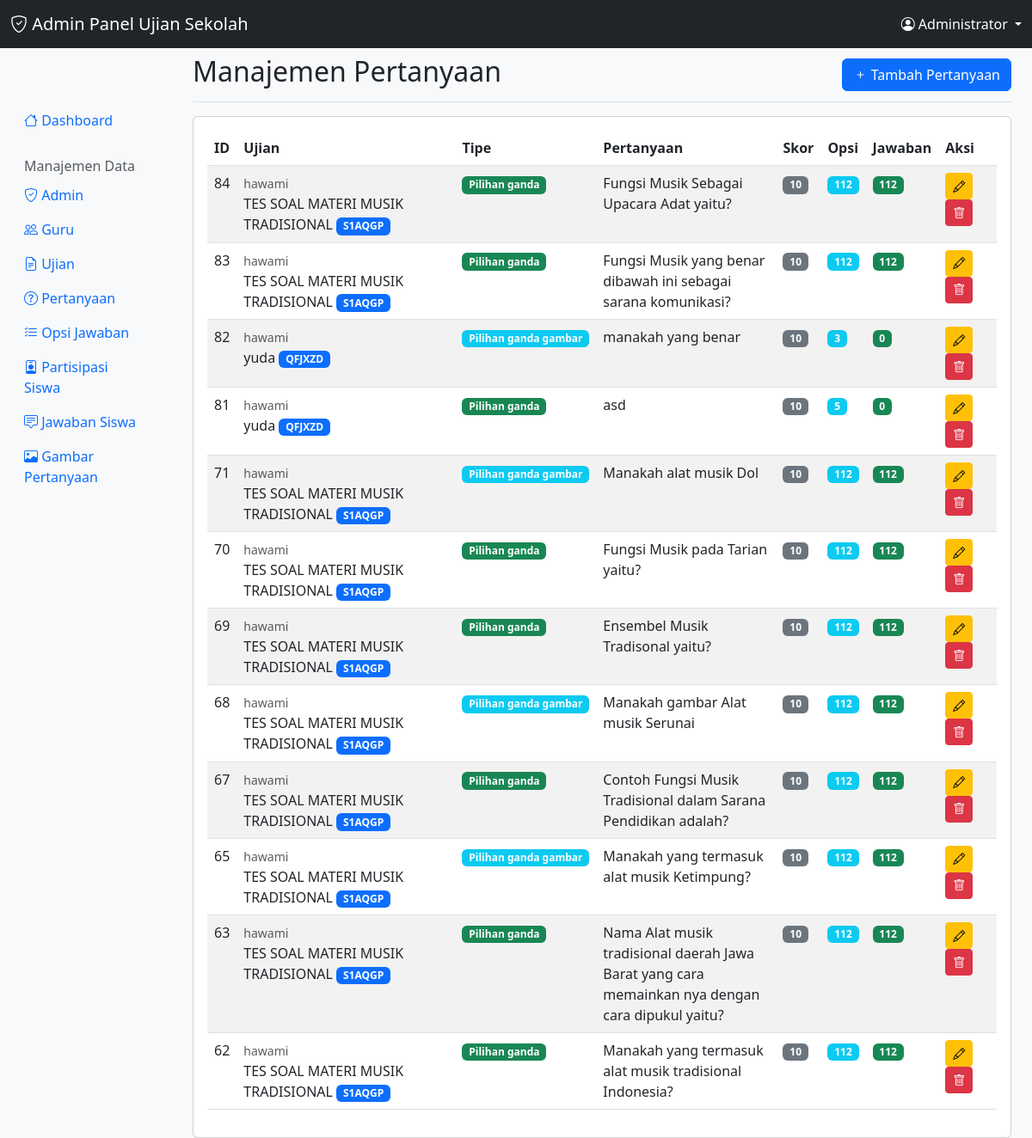
The page /admin/pertanyaan.php (signed in) on the database its author committed.
### tables this page shows
CREATE TABLE `pertanyaan` (
  `id` int(11) NOT NULL,
  `id_ujian` int(11) NOT NULL,
  `tipe_soal` enum('pilihan_ganda','essay','pilihan_ganda_gambar') NOT NULL DEFAULT 'pilihan_ganda',
  `teks_pertanyaan` text NOT NULL,
  `skor` int(11) NOT NULL DEFAULT 10
);

CREATE TABLE `guru` (
  `id` int(11) NOT NULL,
  `username` varchar(100) NOT NULL,
  `password` varchar(255) NOT NULL,
  `created_at` timestamp NOT NULL DEFAULT current_timestamp()
);

CREATE TABLE `ujian` (
  `id` int(11) NOT NULL,
  `id_guru` int(11) NOT NULL,
  `judul` varchar(255) NOT NULL,
  `kode_ujian` varchar(10) NOT NULL,
  `waktu_mulai` datetime DEFAULT NULL,
  `durasi` int(11) NOT NULL COMMENT 'Durasi dalam menit',
  `gambar_pendukung` varchar(255) DEFAULT NULL,
  `status` enum('menunggu','berlangsung','selesai') DEFAULT 'menunggu',
  `created_at` timestamp NOT NULL DEFAULT current_timestamp()
);

### admin/pertanyaan.php (the view, shortened to what this page needs)
<?php
require_once 'config/auth.php';
$pertanyaans = $conn->query("
    SELECT p.*, u.judul as ujian_judul, u.kode_ujian, g.username as guru_username,
           COUNT(oj.id) as total_opsi,
           COUNT(js.id) as total_jawaban
    FROM pertanyaan p
    JOIN ujian u ON p.id_ujian = u.id
    JOIN guru g ON u.id_guru = g.id
    LEFT JOIN opsi_jawaban oj ON p.id = oj.id_pertanyaan
    LEFT JOIN jawaban_siswa js ON p.id = js.id_pertanyaan
    GROUP BY p.id
    ORDER BY p.id DESC
")->fetch_all(MYSQLI_ASSOC);
?>
<!DOCTYPE html>
<html lang="id">
<head>
    <link href="https://cdn.jsdelivr.net/npm/bootstrap@5.3.0/dist/css/bootstrap.min.css" rel="stylesheet">
    <link href="https://cdn.jsdelivr.net/npm/bootstrap-icons@1.10.0/font/bootstrap-icons.css" rel="stylesheet">
</head>
<body class="bg-light">
    <?php include 'includes/navbar.php'; ?>
    <div class="container-fluid mt-5">
        <div class="row">
            <?php include 'includes/sidebar.php'; ?>
            <main class="col-md-9 ms-sm-auto col-lg-10 px-md-4">
                <div class="d-flex justify-content-between flex-wrap flex-md-nowrap align-items-center pt-3 pb-2 mb-3 border-bottom">
                    <h1 class="h2">Manajemen Pertanyaan</h1>
                    <button class="btn btn-primary" data-bs-toggle="modal" data-bs-target="#addModal">
                        <i class="bi bi-plus"></i> Tambah Pertanyaan
                    </button>
                </div>
                <div class="card">
                    <div class="card-body">
                        <div class="table-responsive">
                            <table class="table table-striped">
                                <thead>
                                    <tr>
                                        <th>ID</th>
                                        <th>Ujian</th>
                                        <th>Tipe</th>
                                        <th>Pertanyaan</th>
                                        <th>Skor</th>
                                        <th>Opsi</th>
                                        <th>Jawaban</th>
                                        <th>Aksi</th>
                                    </tr>
                                </thead>
                                <tbody>
                                    <?php foreach ($pertanyaans as $pertanyaan): ?>
                                    <tr>
                                        <td><?= $pertanyaan['id'] ?></td>
                                        <td>
                                            <small class="text-muted"><?= htmlspecialchars($pertanyaan['guru_username']) ?></small><br>
                                            <?= htmlspecialchars($pertanyaan['ujian_judul']) ?>
                                            <span class="badge bg-primary"><?= $pertanyaan['kode_ujian'] ?></span>
                                        </td>
                                        <td>
                                            <?php
                                            $badge_class = match($pertanyaan['tipe_soal']) {
                                                'pilihan_ganda' => 'bg-success',
                                                'essay' => 'bg-warning',
                                                'pilihan_ganda_gambar' => 'bg-info'
                                            };
                                            ?>
                                            <span class="badge <?= $badge_class ?>">
                                                <?= str_replace('_', ' ', ucfirst($pertanyaan['tipe_soal'])) ?>
                                            </span>
                                        </td>
                                        <td style="max-width: 300px;">
                                            <?= htmlspecialchars(substr($pertanyaan['teks_pertanyaan'], 0, 100)) ?>
                                        </td>
                                        <td><span class="badge bg-secondary"><?= $pertanyaan['skor'] ?></span></td>
                                        <td><span class="badge bg-info"><?= $pertanyaan['total_opsi'] ?></span></td>
                                        <td><span class="badge bg-success"><?= $pertanyaan['total_jawaban'] ?></span></td>
                                        <td>
                                            <button class="btn btn-sm btn-warning" onclick="editPertanyaan(<?= htmlspecialchars(json_encode($pertanyaan)) ?>)">
                                                <i class="bi bi-pencil"></i>
                                            </button>
                                            <button class="btn btn-sm btn-danger" onclick="deletePertanyaan(<?= $pertanyaan['id'] ?>)">
                                                <i class="bi bi-trash"></i>
                                            </button>
                                        </td>
                                    </tr>
                                    <?php endforeach; ?>
                                </tbody>
                            </table>
                        </div>
                    </div>
                </div>
            </main>
        </div>
    </div>
</body>
</html>

### rows shown on the page
pertanyaan: id "84", guru.username "hawami", id_ujian.judul "TES SOAL MATERI MUSIK TRADISIONAL", id_ujian.kode_ujian "S1AQGP", tipe_soal "Pilihan ganda", teks_pertanyaan "Fungsi Musik Sebagai Upacara Adat yaitu?", skor "10", total_opsi "112", total_jawaban "112"
pertanyaan: id "83", guru.username "hawami", id_ujian.judul "TES SOAL MATERI MUSIK TRADISIONAL", id_ujian.kode_ujian "S1AQGP", tipe_soal "Pilihan ganda", teks_pertanyaan "Fungsi Musik yang benar dibawah ini sebagai sarana komunikasi?", skor "10", total_opsi "112", total_jawaban "112"
pertanyaan: id "82", guru.username "hawami", id_ujian.judul "yuda", id_ujian.kode_ujian "QFJXZD", tipe_soal "Pilihan ganda gambar", teks_pertanyaan "manakah yang benar", skor "10", total_opsi "3", total_jawaban "0"
pertanyaan: id "81", guru.username "hawami", id_ujian.judul "yuda", id_ujian.kode_ujian "QFJXZD", tipe_soal "Pilihan ganda", teks_pertanyaan "asd", skor "10", total_opsi "5", total_jawaban "0"
pertanyaan: id "71", guru.username "hawami", id_ujian.judul "TES SOAL MATERI MUSIK TRADISIONAL", id_ujian.kode_ujian "S1AQGP", tipe_soal "Pilihan ganda gambar", teks_pertanyaan "Manakah alat musik Dol", skor "10", total_opsi "112", total_jawaban "112"
pertanyaan: id "70", guru.username "hawami", id_ujian.judul "TES SOAL MATERI MUSIK TRADISIONAL", id_ujian.kode_ujian "S1AQGP", tipe_soal "Pilihan ganda", teks_pertanyaan "Fungsi Musik pada Tarian yaitu?", skor "10", total_opsi "112", total_jawaban "112"
pertanyaan: id "69", guru.username "hawami", id_ujian.judul "TES SOAL MATERI MUSIK TRADISIONAL", id_ujian.kode_ujian "S1AQGP", tipe_soal "Pilihan ganda", teks_pertanyaan "Ensembel Musik Tradisonal yaitu?", skor "10", total_opsi "112", total_jawaban "112"
pertanyaan: id "68", guru.username "hawami", id_ujian.judul "TES SOAL MATERI MUSIK TRADISIONAL", id_ujian.kode_ujian "S1AQGP", tipe_soal "Pilihan ganda gambar", teks_pertanyaan "Manakah gambar Alat musik Serunai", skor "10", total_opsi "112", total_jawaban "112"
pertanyaan: id "67", guru.username "hawami", id_ujian.judul "TES SOAL MATERI MUSIK TRADISIONAL", id_ujian.kode_ujian "S1AQGP", tipe_soal "Pilihan ganda", teks_pertanyaan "Contoh Fungsi Musik Tradisional dalam Sarana Pendidikan adalah?", skor "10", total_opsi "112", total_jawaban "112"
pertanyaan: id "65", guru.username "hawami", id_ujian.judul "TES SOAL MATERI MUSIK TRADISIONAL", id_ujian.kode_ujian "S1AQGP", tipe_soal "Pilihan ganda gambar", teks_pertanyaan "Manakah yang termasuk alat musik Ketimpung?", skor "10", total_opsi "112", total_jawaban "112"
pertanyaan: id "63", guru.username "hawami", id_ujian.judul "TES SOAL MATERI MUSIK TRADISIONAL", id_ujian.kode_ujian "S1AQGP", tipe_soal "Pilihan ganda", teks_pertanyaan "Nama Alat musik tradisional daerah Jawa Barat yang cara memainkan nya dengan cara dipukul yaitu?", skor "10", total_opsi "112", total_jawaban "112"
pertanyaan: id "62", guru.username "hawami", id_ujian.judul "TES SOAL MATERI MUSIK TRADISIONAL", id_ujian.kode_ujian "S1AQGP", tipe_soal "Pilihan ganda", teks_pertanyaan "Manakah yang termasuk alat musik tradisional Indonesia?", skor "10", total_opsi "112", total_jawaban "112"

### other values the page prints
$_SESSION['admin_nama'] "Administrator"
